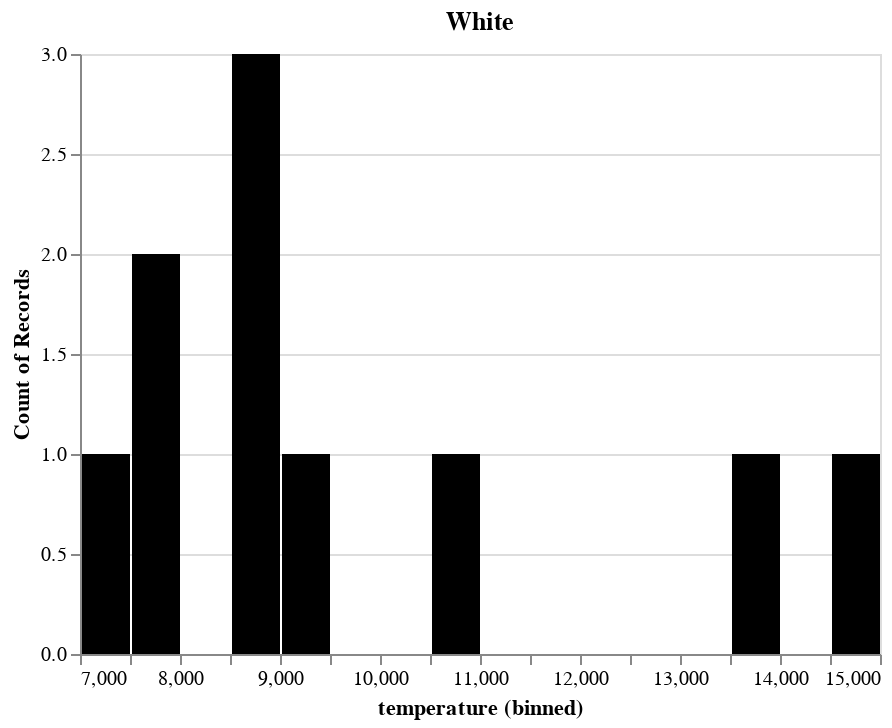

The notebook cell this image was saved under:
### Code cell
chart4

### Figure 1 — Vega-Lite specification as saved in the notebook (floating-point values rounded to 4 significant figures)
{"config": {"view": {"continuousWidth": 400, "continuousHeight": 300}}, "data": {"name": "data-cc37fbbacb20c911302080d5d5481117"}, "mark": "bar", "encoding": {"color": {"value": "black"}, "x": {"bin": {"maxbins": 30}, "field": "temperature", "type": "quantitative"}, "y": {"aggregate": "count", "type": "quantitative"}}, "title": "White", "$schema": "https://vega.github.io/schema/vega-lite/v4.17.0.json", "datasets": {"data-cc37fbbacb20c911302080d5d5481117": [{"temperature": 7740, "luminosity": 0.00049, "radius": 0.01234, "absolute_magnitude": 14.02, "star_type": 2, "star_color": "White", "spectral_class": "A"}, {"temperature": 7220, "luminosity": 0.00017, "radius": 0.011, "absolute_magnitude": 14.23, "star_type": 2, "star_color": "White", "spectral_class": "F"}, {"temperature": 8500, "luminosity": 0.0005, "radius": 0.01, "absolute_magnitude": 14.5, "star_type": 2, "star_color": "White", "spectral_class": "A"}, {"temperature": 10574, "luminosity": 0.00014, "radius": 0.0092, "absolute_magnitude": 12.02, "star_type": 2, "star_color": "White", "spectral_class": "F"}, {"temperature": 8930, "luminosity": 0.00056, "radius": 0.0095, "absolute_magnitude": 13.78, "star_type": 2, "star_color": "White", "spectral_class": "A"}, {"temperature": 13720, "luminosity": 0.00018, "radius": 0.00892, "absolute_magnitude": 12.97, "star_type": 2, "star_color": "White", "spectral_class": "F"}, {"temperature": 14732, "luminosity": 0.00011, "radius": 0.00892, "absolute_magnitude": 12.89, "star_type": 2, "star_color": "White", "spectral_class": "F"}, {"temperature": 7723, "luminosity": 0.00014, "radius": 0.00878, "absolute_magnitude": 14.81, "star_type": 2, "star_color": "White", "spectral_class": "A"}, {"temperature": 8829, "luminosity": 537500.0, "radius": 1423.0, "absolute_magnitude": -10.73, "star_type": 5, "star_color": "White", "spectral_class": "A"}, {"temperature": 9235, "luminosity": 404900.0, "radius": 1112.0, "absolute_magnitude": -11.23, "star_type": 5, "star_color": "White", "spectral_class": "A"}]}}
